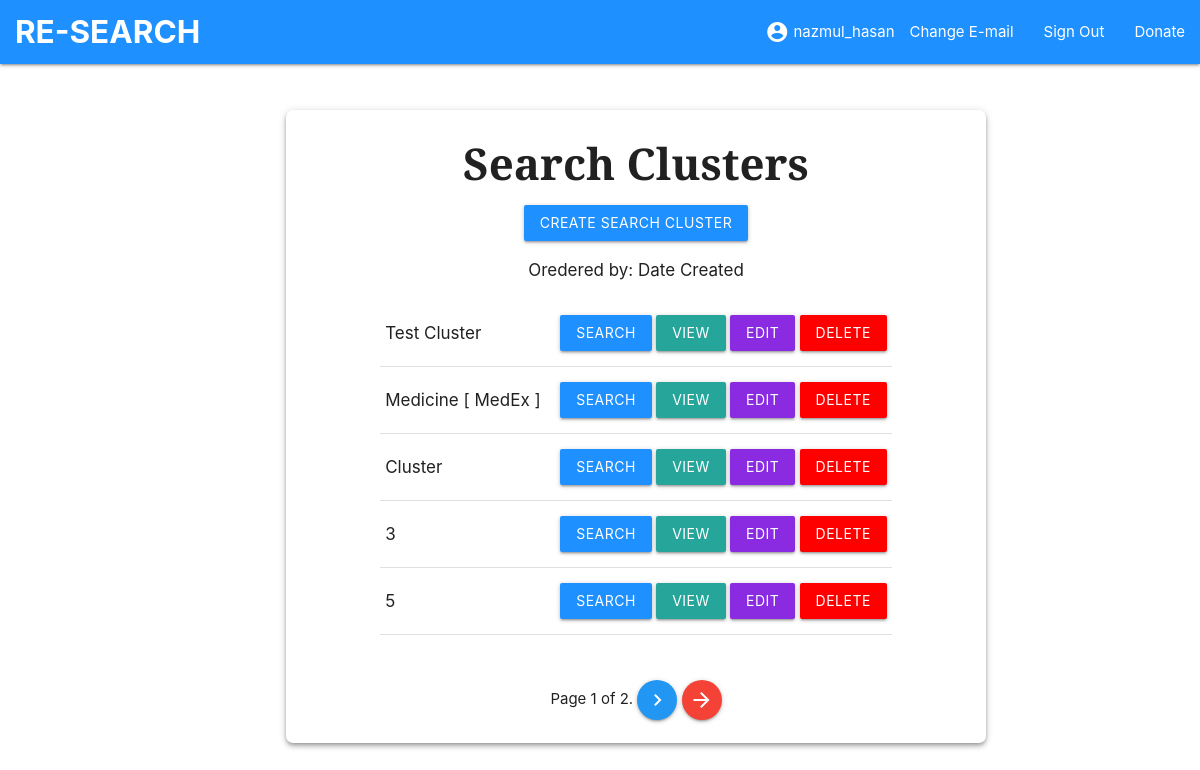
Page /cluster/ (signed in) on the committed database.
### base_app/models.py (models this page shows, shortened)
class Cluster(models.Model):
    user = models.ForeignKey(User, on_delete=models.CASCADE, null=True, blank=True, related_name='clusters')
    title = models.CharField(max_length=100)
    description = models.TextField(null=True, blank=True, default='Creating a Search Cluster for advanced search')
    date_created = models.DateTimeField(auto_now_add=True)
    date_updated = models.DateTimeField(auto_now=True)
    slug = models.SlugField(null=True, blank=True)
    class Meta:
        ordering = ['date_created']

### base_app/views.py (the view)
# urls.py: path('', ClusterList.as_view(), name='clusters'),
class ClusterList(LoginRequiredMixin, FilterView):
    model = Cluster
    context_object_name = 'clusters'
    template_name = 'base_app/clusterList.html'
    paginate_by = 5
    def get_queryset(self):
        user = self.request.user
        return Cluster.objects.filter(user=user)
    '''
    def get_context_data(self, **kwargs):
        context =  super().get_context_data(**kwargs)
        context['clusters'] = context['clusters'].filter(user=self.request.user)
        return context;'''

### templates/base_app/clusterList.html (shortened to what this page needs)
{% extends "account/base.html" %}
{% load crispy_forms_tags %}
{% load i18n %}
{% block content %}
<div id="container" class="z-depth-2" style="width: max-content; border-radius: 7px;
    position: absolute; top: 20%; left: 28%; width: 700px;
    margin-top: -50px; margin-left: -50px; background-color:white">
    <h3 style="font-family: Merriweather Sans; text-align:center; font-weight: bold;">{% trans "Search Clusters" %}</h3>
    <a href="{% url 'cluster-create' %}">
        <button class="btn btn-primary" style="background-color: dodgerblue;">
            Create Search Cluster</button></a>
    <p style="font-size:17px; text-align:center">Oredered by: Date Created</p>
    <table class="highlight" style="width: max-content;" align="center">
        {% for cluster in clusters %}
        <tr>
            <td style="font-size:17px; ">{{cluster.title}} &nbsp; </td>
            <td><a href="{% url 'cluster-search' pk=cluster.id slug=cluster.slug %}">
                <button class="btn btn-primary" style="background-color: dodgerblue;">
                    Search</button></a>
                <a href="{% url 'cluster' pk=cluster.id slug=cluster.slug %}">
                <button class="btn btn-primary">View</button></a>
                <a href="{% url 'cluster-update' pk=cluster.id slug=cluster.slug %}">
                <button class="btn btn-primary" style="background-color:blueviolet;">
                        Edit</button></a>
                <a href="{% url 'cluster-delete' pk=cluster.id slug=cluster.slug %}">
                <button class="btn btn-primary" style="background-color:red;">
                        Delete</button></a>
            </td>
        </tr>
        {% empty %}
            <h3> You do not have any cluster </h3>
        {% endfor %}
    </table>
    <br><br>
    <div class="pagination">
        <span class="step-links">
            <span class="current">
                Page {{ page_obj.number }} of {{ page_obj.paginator.num_pages }}.
            </span>
            {% if page_obj.has_next %}
                <a href="?page={{ page_obj.next_page_number }}" class="btn-floating btn-tiny waves-effect waves-light blue">
                    <i class="material-icons">navigate_next</i></a>
                <a href="?page={{ page_obj.paginator.num_pages }}" class="btn-floating btn-tiny waves-effect waves-light red">
                    <i class="material-icons">arrow_forward</i></a>
            {% endif %}
        </span>
    </div>
    <br>
</div>
{% endblock %}

### templates/account/base.html (shortened to what this page needs)
<!DOCTYPE html>
<html>
  <head>
    {% block extra_head %}
    <link rel="stylesheet" href="https://cdnjs.cloudflare.com/ajax/libs/materialize/1.0.0/css/materialize.min.css">
    {% endblock %}
  </head>
  <body>
    {% block body %}
    <div>
      <nav>
        <div class="nav-wrapper" style="background-color: dodgerblue;">
          <a href="/cluster" class="brand-logo" style="font-weight: bolder;">&nbsp; RE-SEARCH</a>
          <ul id="nav-mobile" class="right hide-on-med-and-down">
            <ul>
              {% if user.is_authenticated %}
              <li><i class="material-icons">account_circle</i></li>
              <li>&nbsp;{{user}}</li>
              <li><a href="{% url 'account_email' %}">Change E-mail</a></li>
              <li><a href="{% url 'account_logout' %}">Sign Out</a></li>
              <li><a href= "{% url 'payment' %}" >Donate</a></li>
              {% else %}
              <li><a href="{% url 'account_login' %}">Sign In</a></li>
              <li><a href="{% url 'account_signup' %}">Sign Up</a></li>
              <li><a href= "{% url 'payment' %}" >Donate</a></li>
              {% endif %}
            </ul>
          </ul>
        </div>
      </nav>
    </div>
    <div class="container">
      {% block content %}
      {% endblock %}
    </div>
    {% endblock %}
  </body>
</html>

### templates/base_app/clusterList.html (style rules this page uses)
#container { text-align: center; }

### rows in the picture
Cluster: title "Test Cluster"
Cluster: title "Medicine [ MedEx ]"
Cluster: title "Cluster"
Cluster: title "3"
Cluster: title "5"

### other values in the picture
{{ user }} "nazmul_hasan"
{{ page_obj.number }} "1"
{{ page_obj.paginator.num_pages }} "2"
